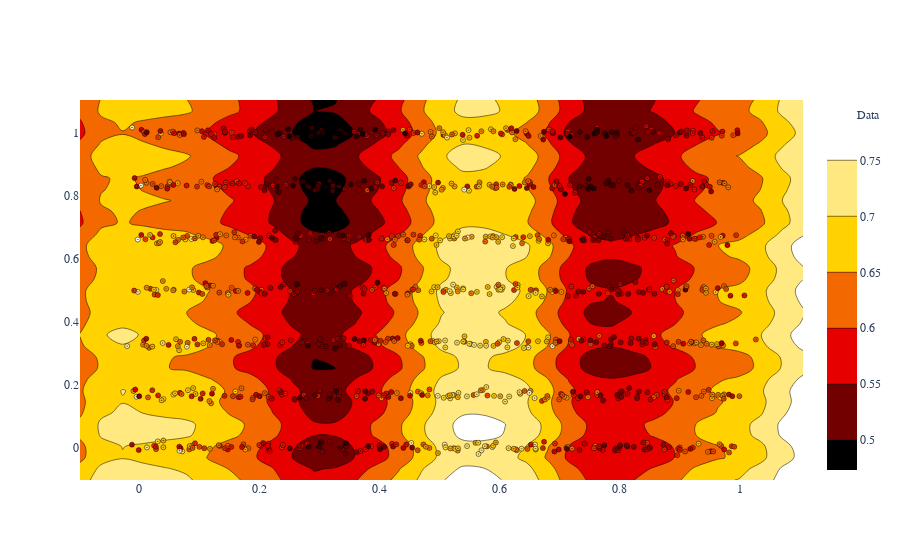

The notebook cell this image was saved under:
### Code cell
fig = m.plot(title='1d_gp')

GPy.plotting.show(fig, filename='1d_gp')

### Figure 1 — Plotly figure (JSON) as saved in the notebook; plotly's stock layout.template omitted (floating-point values rounded to 4 significant figures; data arrays with more than 128 entries replaced by an {"elided": "..."} marker saying what was removed)
{"data": [{"marker": {"color": {"elided": "1096 float values"}, "colorscale": [[0, "rgb(0,0,0)"], [0.3333, "rgb(230,0,0)"], [0.6667, "rgb(255,210,0)"], [1, "rgb(255,255,255)"]], "line": {"color": "black", "width": 0.5}, "opacity": 1, "size": 5, "symbol": "circle-dot"}, "mode": "markers", "name": "Data", "showlegend": true, "type": "scatter", "x": {"elided": "1096 float values"}, "xaxis": "x", "y": {"elided": "1096 float values"}, "yaxis": "y"}, {"colorscale": [[0, "rgb(0,0,0)"], [0.3333, "rgb(230,0,0)"], [0.6667, "rgb(255,210,0)"], [1, "rgb(255,255,255)"]], "name": "Mean", "type": "contour", "x": [-0.09842, -0.063, -0.02758, 0.007834, 0.04325, 0.07867, 0.1141, 0.1495, 0.1849, 0.2203, 0.2558, 0.2912, 0.3266, 0.362, 0.3974, 0.4328, 0.4682, 0.5037, 0.5391, 0.5745, 0.6099, 0.6453, 0.6807, 0.7162, 0.7516, 0.787, 0.8224, 0.8578, 0.8932, 0.9287, 0.9641, 0.9995, 1.035, 1.07, 1.106], "xaxis": "x", "y": [-0.1038, -0.06821, -0.03267, 0.002874, 0.03841, 0.07396, 0.1095, 0.145, 0.1806, 0.2161, 0.2517, 0.2872, 0.3227, 0.3583, 0.3938, 0.4294, 0.4649, 0.5005, 0.536, 0.5715, 0.6071, 0.6426, 0.6782, 0.7137, 0.7492, 0.7848, 0.8203, 0.8559, 0.8914, 0.9269, 0.9625, 0.998, 1.034, 1.069, 1.105], "yaxis": "y", "z": {"elided": "35x35 float values"}}], "layout": {"font": {"family": "Raleway, sans-serif"}, "showlegend": true, "xaxis": {"anchor": "y", "domain": [0, 1]}, "yaxis": {"anchor": "x", "domain": [0, 1]}}}
